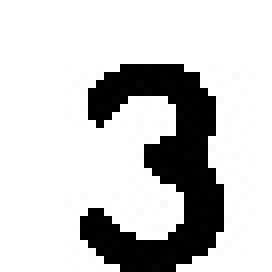
#> input picture old/grid/1.jpg, 34 x 34 px, found by its file name (shown 8 times larger)
$ python post_process.py
#> lines starting #> are read from the running program, lines starting #| are printed output that depends on the picture; after the words box and inside, x2 and y2 are one past the last pixel; in counts of white or black regions, pixels touching at a corner belong together
#> further down, image is the input picture: shape (34, 34, 3); min 0, max 255, mean 202.9
import cv2
import numpy as np
import matplotlib.pyplot as plt


def threshold_digit(image, display=False):
    # Input image
#> called with display = False
    image = cv2.bitwise_not(image, image)
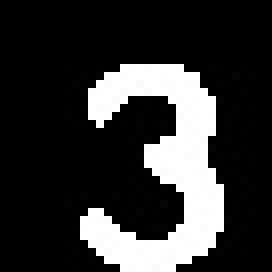
#> image: shape (34, 34, 3) (shown 8 times larger); min 0, max 255, mean 52.1

    thresh = 107  # define a threshold, 128 is the middle of black and white in grey scale

    # threshold the image
    gray = cv2.cvtColor(image, cv2.COLOR_BGR2GRAY)
    gray = cv2.threshold(gray, thresh, 255, cv2.THRESH_BINARY)[1]
#> gray: shape (34, 34); 20.4% white; 1 white region, box (x1, y1, x2, y2) and area: (10, 8, 28, 34) 236
    gray = cv2.bitwise_not(gray, gray)
#> gray: shape (34, 34); 79.6% white; 1 black region, box (x1, y1, x2, y2) and area: (10, 8, 28, 34) 236

    if display:
        cv2.imshow("image", gray)
        cv2.waitKey(0)
        # closing all open windows
        cv2.destroyAllWindows()

    return gray


# [78 lines left out: functions extreme_white_pixels, center_digit, contours_digit, not called in this run]


def detect_empty(gray, threshold=0.06, verbose=False):
    """
    :argument:
        gray (cv2 image) : input image, in black and white mode
    :returns
        Return True if the input image has a digit, False if the cell is empty
    """
#> called with threshold = 0.06, verbose = False
    img = np.asarray(gray)
    w, h = np.shape(img)
#> w = 34; h = 34

    xc = int(w * 0.15)
#> xc = 5
    yc = int(h * 0.15)
#> yc = 5
    center_img = img[xc: h - xc, yc: w - yc]
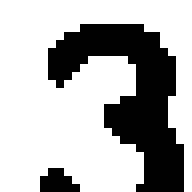
#> center_img: shape (24, 24) (shown 8 times larger); 69.6% white; 2 black regions (1 under 20 px), largest, box (x1, y1, x2, y2) and area: (6, 3, 23, 24) 164
    w0, h0 = np.shape(img)
#> w0 = 34; h0 = 34

    nb_pixels = h0 * w0
#> nb_pixels = 1156
    nb_black = np.sum(center_img < 250)
#> nb_black = 175

    ratio_black = nb_black / nb_pixels
#> ratio_black = 0.151
    if verbose:
        print(ratio_black)

    return ratio_black > threshold


if __name__ == '__main__':

    files = ['1.jpg', '15.jpg', '16.jpg', '17.jpg', '2.jpg', '20.jpg', '22.jpg', '25.jpg', '26.jpg', '33.jpg', '34.jpg',
             '36.jpg', '37.jpg', '38.jpg', '4.jpg', '40.jpg', '42.jpg', '44.jpg', '45.jpg', '46.jpg', '48.jpg',
             '49.jpg', '56.jpg', '57.jpg', '60.jpg', '62.jpg', '65.jpg', '66.jpg', '67.jpg', '7.jpg', '73.jpg',
             '75.jpg', '78.jpg', '80.jpg', '81.jpg', '9.jpg']

    for i in range(len(files)):
        file = f"data/grid/{files[i]}"
        #file = files[i]
        image = cv2.imread(file)
        im = threshold_digit(image, False)
        # imnp = center_digit(im)

        if detect_empty(im):
            cv2.imwrite(f"data/grid2/{files[i]}", im)
#> pass 2 of the loop `for i in range(len(files)):`:
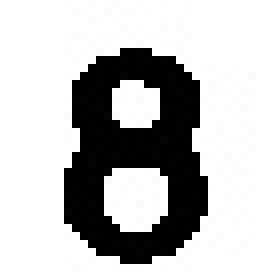
#> input picture old/grid/15.jpg, 34 x 34 px, found by its file name (shown 8 times larger)
#> image is the input picture: shape (34, 34, 3); min 0, max 255, mean 188.1
#> in threshold_digit (call 2), `image = cv2.bitwise_not(image, image)`:
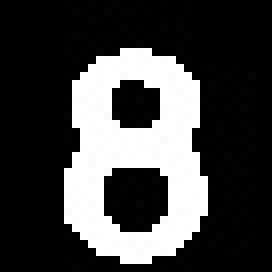
#> image: shape (34, 34, 3) (shown 8 times larger); min 0, max 255, mean 66.9
#> in detect_empty (call 2), `center_img = img[xc: h - xc, yc: w - yc]`:
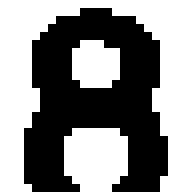
#> center_img: shape (24, 24) (shown 8 times larger); 54.3% white; 1 black region, box (x1, y1, x2, y2) and area: (3, 1, 21, 24) 263
#> nb_black = 263
#> ratio_black = 0.228
#> (the run stopped early here; a loop or call above may not have finished)
